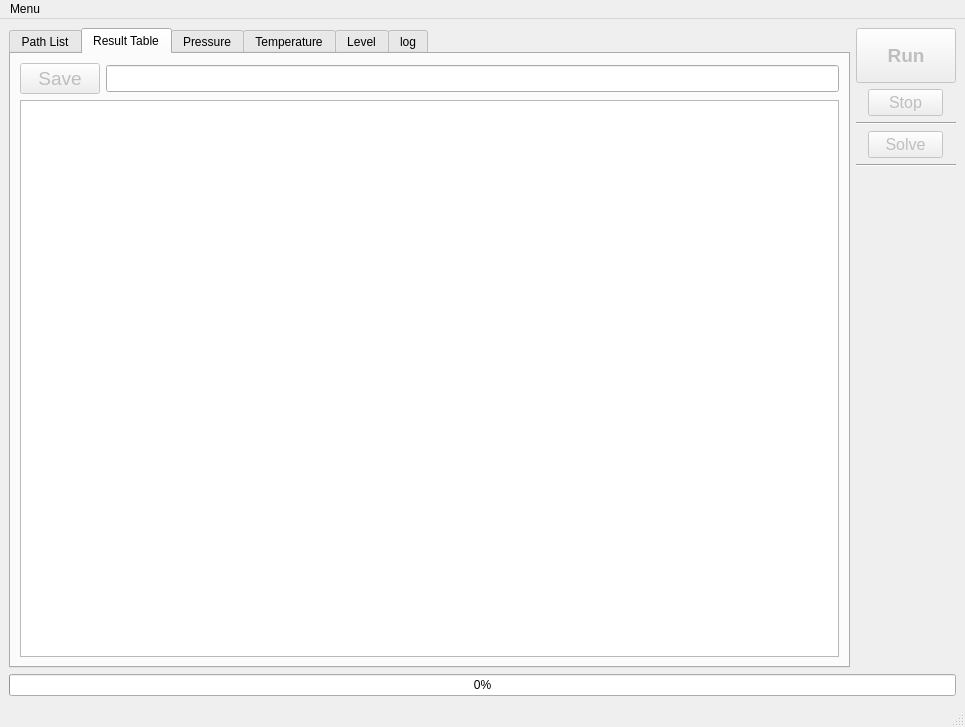
<?xml version="1.0" encoding="UTF-8"?>
<ui version="4.0">
 <class>MainWindow</class>
 <widget class="QMainWindow" name="MainWindow">
  <property name="geometry">
   <rect>
    <x>0</x>
    <y>0</y>
    <width>965</width>
    <height>727</height>
   </rect>
  </property>
  <property name="windowTitle">
   <string>HeliumLogs</string>
  </property>
  <widget class="QWidget" name="centralwidget">
   <layout class="QGridLayout" name="gridLayout_2">
    <item row="1" column="0">
     <widget class="QProgressBar" name="progressBar">
      <property name="value">
       <number>0</number>
      </property>
     </widget>
    </item>
    <item row="0" column="0">
     <layout class="QGridLayout" name="gridLayout">
      <item row="0" column="1" alignment="Qt::AlignHCenter">
       <widget class="QPushButton" name="button_Run">
        <property name="enabled">
         <bool>false</bool>
        </property>
        <property name="minimumSize">
         <size>
          <width>100</width>
          <height>55</height>
         </size>
        </property>
        <property name="maximumSize">
         <size>
          <width>100</width>
          <height>55</height>
         </size>
        </property>
        <property name="font">
         <font>
          <pointsize>14</pointsize>
          <weight>75</weight>
          <bold>true</bold>
         </font>
        </property>
        <property name="text">
         <string>Run</string>
        </property>
        <property name="checkable">
         <bool>true</bool>
        </property>
        <property name="checked">
         <bool>false</bool>
        </property>
       </widget>
      </item>
      <item row="4" column="1">
       <widget class="Line" name="line">
        <property name="orientation">
         <enum>Qt::Horizontal</enum>
        </property>
       </widget>
      </item>
      <item row="3" column="1" alignment="Qt::AlignHCenter">
       <widget class="QPushButton" name="button_Solve">
        <property name="enabled">
         <bool>false</bool>
        </property>
        <property name="minimumSize">
         <size>
          <width>75</width>
          <height>23</height>
         </size>
        </property>
        <property name="maximumSize">
         <size>
          <width>75</width>
          <height>40</height>
         </size>
        </property>
        <property name="font">
         <font>
          <pointsize>12</pointsize>
         </font>
        </property>
        <property name="text">
         <string>Solve</string>
        </property>
       </widget>
      </item>
      <item row="6" column="1">
       <spacer name="verticalSpacer">
        <property name="orientation">
         <enum>Qt::Vertical</enum>
        </property>
        <property name="sizeHint" stdset="0">
         <size>
          <width>20</width>
          <height>40</height>
         </size>
        </property>
       </spacer>
      </item>
      <item row="1" column="1" alignment="Qt::AlignHCenter">
       <widget class="QPushButton" name="button_Stop">
        <property name="enabled">
         <bool>false</bool>
        </property>
        <property name="minimumSize">
         <size>
          <width>75</width>
          <height>23</height>
         </size>
        </property>
        <property name="maximumSize">
         <size>
          <width>75</width>
          <height>40</height>
         </size>
        </property>
        <property name="font">
         <font>
          <pointsize>12</pointsize>
         </font>
        </property>
        <property name="text">
         <string>Stop</string>
        </property>
       </widget>
      </item>
      <item row="0" column="0" rowspan="7">
       <widget class="QTabWidget" name="tabWidget">
        <property name="currentIndex">
         <number>1</number>
        </property>
        <widget class="QWidget" name="tab_path">
         <attribute name="title">
          <string>Path List</string>
         </attribute>
         <layout class="QGridLayout" name="gridLayout_4">
          <item row="0" column="0">
           <layout class="QGridLayout" name="gridLayout_3">
            <item row="8" column="0" alignment="Qt::AlignLeft">
             <widget class="QPushButton" name="button_press2_clear">
              <property name="text">
               <string>Clear</string>
              </property>
             </widget>
            </item>
            <item row="8" column="1" alignment="Qt::AlignRight">
             <widget class="QPushButton" name="button_press2_add">
              <property name="text">
               <string>Add</string>
              </property>
             </widget>
            </item>
            <item row="8" column="3" alignment="Qt::AlignLeft">
             <widget class="QPushButton" name="button_level_clear">
              <property name="text">
               <string>Clear</string>
              </property>
             </widget>
            </item>
            <item row="3" column="0" colspan="2">
             <widget class="QPlainTextEdit" name="edit_press1">
              <property name="readOnly">
               <bool>true</bool>
              </property>
             </widget>
            </item>
            <item row="7" column="3" colspan="2">
             <widget class="QPlainTextEdit" name="edit_level">
              <property name="readOnly">
               <bool>true</bool>
              </property>
             </widget>
            </item>
            <item row="0" column="0" colspan="5" alignment="Qt::AlignHCenter">
             <widget class="QLabel" name="label">
              <property name="maximumSize">
               <size>
                <width>16777215</width>
                <height>100</height>
               </size>
              </property>
              <property name="font">
               <font>
                <pointsize>14</pointsize>
                <weight>75</weight>
                <bold>true</bold>
               </font>
              </property>
              <property name="text">
               <string>Список файлов для открытия</string>
              </property>
             </widget>
            </item>
            <item row="4" column="1" alignment="Qt::AlignRight">
             <widget class="QPushButton" name="button_press1_add">
              <property name="text">
               <string>Add</string>
              </property>
             </widget>
            </item>
            <item row="4" column="0" alignment="Qt::AlignLeft">
             <widget class="QPushButton" name="button_press1_clear">
              <property name="maximumSize">
               <size>
                <width>16777215</width>
                <height>16777215</height>
               </size>
              </property>
              <property name="text">
               <string>Clear</string>
              </property>
             </widget>
            </item>
            <item row="4" column="3" alignment="Qt::AlignLeft">
             <widget class="QPushButton" name="button_temp_clear">
              <property name="text">
               <string>Clear</string>
              </property>
             </widget>
            </item>
            <item row="8" column="4" alignment="Qt::AlignRight">
             <widget class="QPushButton" name="button_level_add">
              <property name="text">
               <string>Add</string>
              </property>
             </widget>
            </item>
            <item row="6" column="0" colspan="2" alignment="Qt::AlignHCenter">
             <widget class="QLabel" name="label_4">
              <property name="font">
               <font>
                <pointsize>10</pointsize>
               </font>
              </property>
              <property name="text">
               <string>Давление 2</string>
              </property>
             </widget>
            </item>
            <item row="2" column="0" colspan="2" alignment="Qt::AlignHCenter">
             <widget class="QLabel" name="label_2">
              <property name="font">
               <font>
                <pointsize>10</pointsize>
               </font>
              </property>
              <property name="text">
               <string>Давление 1</string>
              </property>
             </widget>
            </item>
            <item row="10" column="0" colspan="2" alignment="Qt::AlignHCenter">
             <widget class="QLabel" name="label_5">
              <property name="font">
               <font>
                <pointsize>10</pointsize>
               </font>
              </property>
              <property name="text">
               <string>Давление 3</string>
              </property>
             </widget>
            </item>
            <item row="7" column="0" colspan="2">
             <widget class="QPlainTextEdit" name="edit_press2">
              <property name="readOnly">
               <bool>true</bool>
              </property>
             </widget>
            </item>
            <item row="2" column="3" colspan="2" alignment="Qt::AlignHCenter">
             <widget class="QLabel" name="label_3">
              <property name="font">
               <font>
                <pointsize>10</pointsize>
               </font>
              </property>
              <property name="text">
               <string>Температура</string>
              </property>
             </widget>
            </item>
            <item row="4" column="4" alignment="Qt::AlignRight">
             <widget class="QPushButton" name="button_temp_add">
              <property name="text">
               <string>Add</string>
              </property>
             </widget>
            </item>
            <item row="6" column="3" colspan="2" alignment="Qt::AlignHCenter">
             <widget class="QLabel" name="label_6">
              <property name="font">
               <font>
                <pointsize>10</pointsize>
               </font>
              </property>
              <property name="text">
               <string>Уровень</string>
              </property>
             </widget>
            </item>
            <item row="11" column="0" colspan="2">
             <widget class="QPlainTextEdit" name="edit_press3">
              <property name="readOnly">
               <bool>true</bool>
              </property>
             </widget>
            </item>
            <item row="12" column="0" alignment="Qt::AlignLeft">
             <widget class="QPushButton" name="button_press3_clear">
              <property name="text">
               <string>Clear</string>
              </property>
             </widget>
            </item>
            <item row="12" column="1" alignment="Qt::AlignRight">
             <widget class="QPushButton" name="button_press3_add">
              <property name="text">
               <string>Add</string>
              </property>
             </widget>
            </item>
            <item row="1" column="0" colspan="5">
             <widget class="Line" name="line_5">
              <property name="orientation">
               <enum>Qt::Horizontal</enum>
              </property>
             </widget>
            </item>
            <item row="5" column="0" colspan="5">
             <widget class="Line" name="line_3">
              <property name="orientation">
               <enum>Qt::Horizontal</enum>
              </property>
             </widget>
            </item>
            <item row="6" column="2" rowspan="3">
             <widget class="Line" name="line_2">
              <property name="orientation">
               <enum>Qt::Vertical</enum>
              </property>
             </widget>
            </item>
            <item row="9" column="0" colspan="5">
             <widget class="Line" name="line_4">
              <property name="orientation">
               <enum>Qt::Horizontal</enum>
              </property>
             </widget>
            </item>
            <item row="2" column="2" rowspan="3">
             <widget class="Line" name="line_7">
              <property name="orientation">
               <enum>Qt::Vertical</enum>
              </property>
             </widget>
            </item>
            <item row="10" column="2" rowspan="3">
             <widget class="Line" name="line_8">
              <property name="orientation">
               <enum>Qt::Vertical</enum>
              </property>
             </widget>
            </item>
            <item row="3" column="3" colspan="2">
             <widget class="QPlainTextEdit" name="edit_temp">
              <property name="readOnly">
               <bool>true</bool>
              </property>
             </widget>
            </item>
            <item row="10" column="3" rowspan="3" colspan="2">
             <widget class="QPlainTextEdit" name="plainTextEdit">
              <property name="enabled">
               <bool>true</bool>
              </property>
              <property name="readOnly">
               <bool>true</bool>
              </property>
              <property name="plainText">
               <string>Руководство

1. Заполните список файлов для обработки в соответсвующих разделах при помощи кнопок &quot;Add&quot;
2. После заполнения всех разделов станут доступны основные функции программы
3. &quot;Run&quot; запускает непрерывную периодическую обработку указанных файлов
4. &quot;Stop&quot; останавливает непрерывную обработку файлов
5. &quot;Solve&quot; - однократная обработка файлов
6. &quot;Save&quot; - сохранение таблицы с результатом
7. Для очистки соответсвующего списка используется кнопка &quot;Clear&quot; </string>
              </property>
              <property name="overwriteMode">
               <bool>false</bool>
              </property>
             </widget>
            </item>
           </layout>
          </item>
          <item row="1" column="0">
           <widget class="Line" name="line_6">
            <property name="orientation">
             <enum>Qt::Horizontal</enum>
            </property>
           </widget>
          </item>
         </layout>
        </widget>
        <widget class="QWidget" name="tab_union">
         <attribute name="title">
          <string>Result Table</string>
         </attribute>
         <layout class="QGridLayout" name="gridLayout_6">
          <item row="0" column="0">
           <layout class="QGridLayout" name="gridLayout_5">
            <item row="0" column="0">
             <widget class="QPushButton" name="button_Save">
              <property name="enabled">
               <bool>false</bool>
              </property>
              <property name="font">
               <font>
                <pointsize>14</pointsize>
               </font>
              </property>
              <property name="text">
               <string>Save</string>
              </property>
             </widget>
            </item>
            <item row="0" column="1">
             <widget class="QLineEdit" name="edit_save">
              <property name="font">
               <font>
                <pointsize>12</pointsize>
               </font>
              </property>
              <property name="readOnly">
               <bool>true</bool>
              </property>
             </widget>
            </item>
            <item row="1" column="0" colspan="2">
             <widget class="QTableView" name="table_result"/>
            </item>
           </layout>
          </item>
         </layout>
        </widget>
        <widget class="QWidget" name="tab_press">
         <attribute name="title">
          <string>Pressure</string>
         </attribute>
         <layout class="QGridLayout" name="gridLayout_7">
          <item row="0" column="0">
           <widget class="QGraphicsView" name="graphicsView"/>
          </item>
         </layout>
        </widget>
        <widget class="QWidget" name="tab_temp">
         <attribute name="title">
          <string>Temperature</string>
         </attribute>
         <layout class="QGridLayout" name="gridLayout_8">
          <item row="0" column="0">
           <widget class="QGraphicsView" name="graphicsView_2"/>
          </item>
         </layout>
        </widget>
        <widget class="QWidget" name="tab_level">
         <attribute name="title">
          <string>Level</string>
         </attribute>
         <layout class="QGridLayout" name="gridLayout_9">
          <item row="0" column="0">
           <widget class="QGraphicsView" name="graphicsView_3"/>
          </item>
         </layout>
        </widget>
        <widget class="QWidget" name="tab_log">
         <attribute name="title">
          <string>log</string>
         </attribute>
         <layout class="QVBoxLayout" name="verticalLayout_2">
          <item>
           <layout class="QVBoxLayout" name="verticalLayout">
            <item>
             <widget class="QPlainTextEdit" name="editLog">
              <property name="readOnly">
               <bool>true</bool>
              </property>
             </widget>
            </item>
           </layout>
          </item>
         </layout>
        </widget>
       </widget>
      </item>
      <item row="2" column="1">
       <widget class="Line" name="line_9">
        <property name="orientation">
         <enum>Qt::Horizontal</enum>
        </property>
       </widget>
      </item>
     </layout>
    </item>
   </layout>
  </widget>
  <widget class="QMenuBar" name="menubar">
   <property name="geometry">
    <rect>
     <x>0</x>
     <y>0</y>
     <width>965</width>
     <height>21</height>
    </rect>
   </property>
   <widget class="QMenu" name="menuMenu">
    <property name="title">
     <string>Menu</string>
    </property>
    <addaction name="actionSave"/>
    <addaction name="separator"/>
    <addaction name="actionQuit"/>
   </widget>
   <addaction name="menuMenu"/>
  </widget>
  <widget class="QStatusBar" name="statusbar"/>
  <action name="actionSave">
   <property name="text">
    <string>Save</string>
   </property>
   <property name="shortcut">
    <string>Ctrl+S</string>
   </property>
  </action>
  <action name="actionQuit">
   <property name="text">
    <string>Quit</string>
   </property>
   <property name="shortcut">
    <string>Ctrl+Q</string>
   </property>
  </action>
 </widget>
 <resources/>
 <connections/>
</ui>
